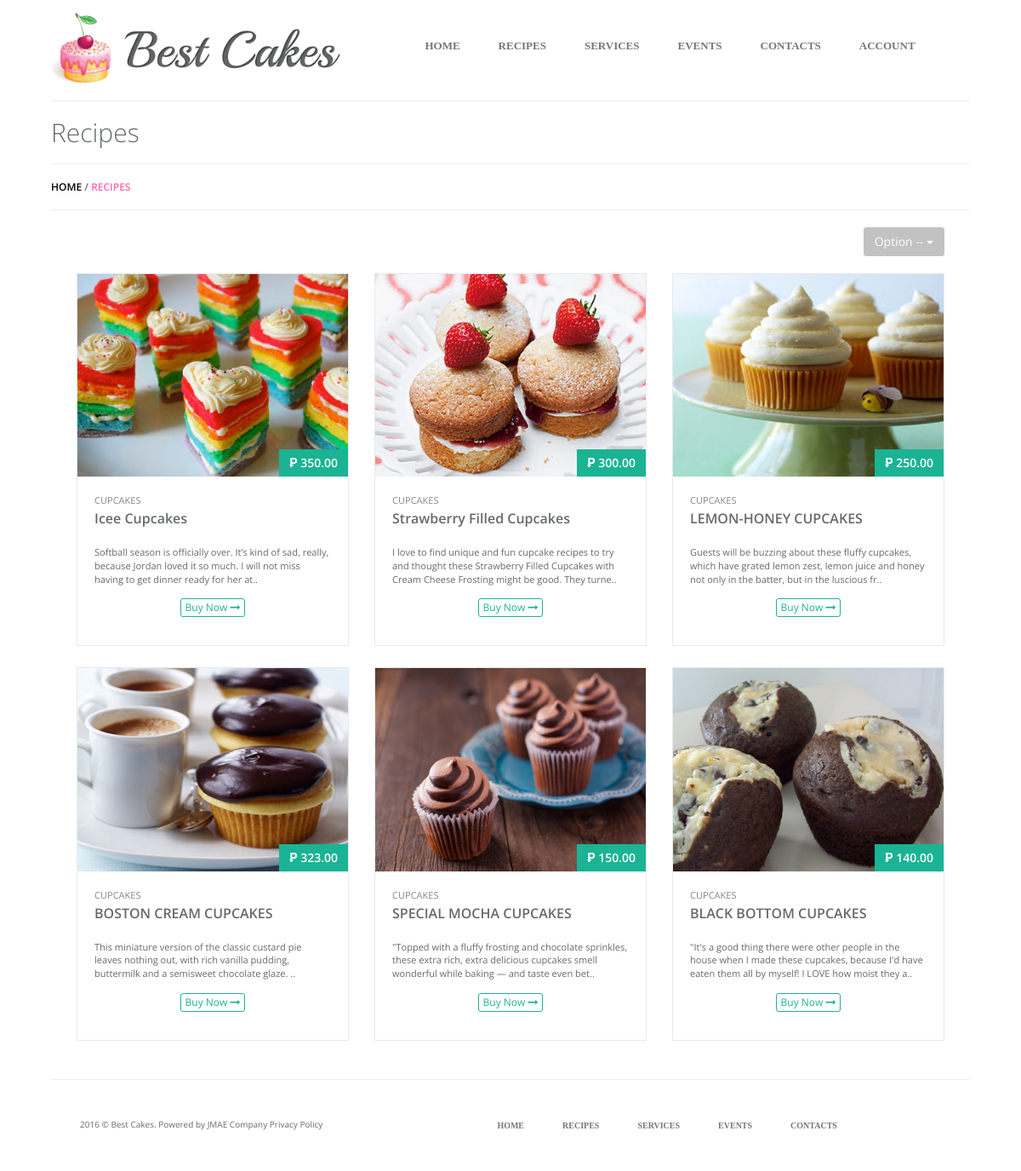
The app's page /index.php/recipes, older data.
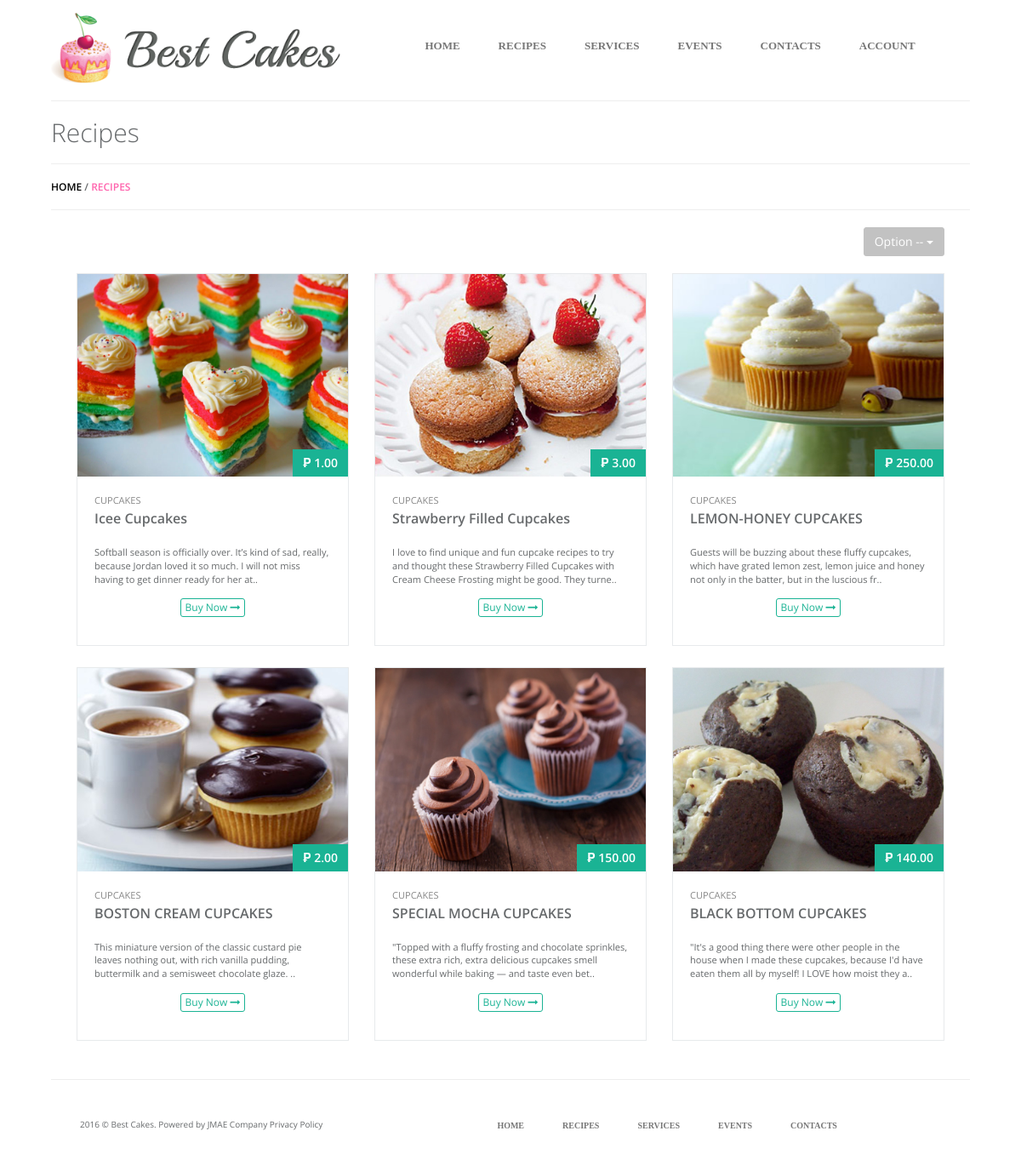
The same page, newer data.
### tables this page shows
CREATE TABLE `posted` (
  `NO` int(11) NOT NULL,
  `NAME` varchar(100) NOT NULL,
  `ACCOUNT_TYPE` varchar(20) NOT NULL,
  `TITLE` varchar(255) NOT NULL,
  `IMAGEURL` varchar(100) NOT NULL,
  `DESCRIPTION` varchar(5000) NOT NULL,
  `DATE` varchar(50) NOT NULL,
  `TEMPLATENAME` varchar(50) NOT NULL,
  `RECIPES` varchar(5000) NOT NULL,
  `COMMAND` varchar(50) NOT NULL,
  `PRICE` varchar(50) NOT NULL,
  `CATEGORIES` varchar(50) NOT NULL
);

### application/controllers/Recipes.php (called while the page is built, shortened)
<?php
class Recipes extends CI_Controller
{
	public function __construct()
    {
        $this->load->model('Users_model');
        $this->load->model('Postcontent_model');
        $this->load->model('Recipes_model');
    }
	public function index()
	{
		$this->option(null);
	}
	public function option($categ = null)
	{
		$selectname = "Option --";
		$details = array (
			'recipes_content'	=>	$this->Recipes_model->get_content($categ),
			'curpage'			=>	'recipes',
			'title'				=>	'Recipes',
			'selectname'		=> 	$selectname
		);
		$data['content'] = $this->load->view('user/recipes/template_recipes.php', $details, TRUE);
		$this->load->view('template.php', $data);
	}
}

### index.php (called while the page is built, shortened)
<?php
require_once BASEPATH.'core/CodeIgniter.php';

### application/models/Recipes_model.php (called while the page is built, shortened)
<?php
class Recipes_model extends CI_Model
{
	public $table 		 			= "posted";
	public $command 				= "COMMAND";
	public $templatename 			= "TEMPLATENAME";
	public $price					= "PRICE";
	public $title					= "TITLE";
	function get_content($categ){
		if ($categ == ""){
			$row = 	$this->db->where($this->templatename, 'DESIGN2')
							 ->where($this->command, 'SELL')
					 		 ->get($this->table);
			return $row->result();
		}else if($categ == "ascending"){
			$row = 	$this->db->where($this->templatename, 'DESIGN2')
							 ->where($this->command, 'SELL')
							 ->order_by($this->price,"ASC")
					 		 ->get($this->table);
			return $row->result();
		}else if($categ == "descending"){
			$row = 	$this->db->where($this->templatename, 'DESIGN2')
							 ->where($this->command, 'SELL')
							 ->order_by($this->price,"DESC")
					 		 ->get($this->table);
			return $row->result();
		}else if($categ == "alphabetical"){
			$row = 	$this->db->where($this->templatename, 'DESIGN2')
							 ->where($this->command, 'SELL')
							 ->order_by($this->title,"ASC")
					 		 ->get($this->table);
			return $row->result();
		}
	}
}

### application/views/user/recipes/template_recipes.php (the view, shortened to what this page needs)
<div>
    <h1>Recipes</h1>
</div>
<hr>
    <h5> <a href="<?php echo base_url();?>">HOME</a> / <span style="color: #FF65AE;">RECIPES</span> </span></a></h5>
<hr>
<div class="col-md-12">
    <div class="col-md-12 pad-bot">
    <div class="pull-right dropdown">
        <button class="btn btn-default dropdown-toggle" type="button" data-toggle="dropdown"><?php echo $selectname;?>
        <span class="caret"></span></button>
    </div>
    </div>
</div>
<div class="col-md-12">
<?php
    foreach ($recipes_content as $recipe) {
?>
        <div class="col-md-4">
            <div class="ibox">
                <div class="ibox-content product-box">
                    <div class="product-imitation no-pad">
                        <img src="<?php echo base_url(); ?>public/img/<?php echo $recipe->IMAGEURL;?>" class="img-responsive" />
                    </div>
                    <div class="product-desc">
                        <span class="product-price">
                            ₱ <?php echo $recipe->PRICE;?>
                        </span>
                        <small class="text-muted"><?php echo $recipe->CATEGORIES; ?></small>
                            <a class="product-name" href="<?php echo base_url(); ?>recipes/sell/<?php echo $recipe->NO; ?>"> <?php echo $recipe->TITLE;?></a>
                        <div class="small m-t-xs">
                            <?php
                            $desc = substr($recipe->DESCRIPTION, 0, 150);
                            $desc = explode("|", $desc);
                            foreach ($desc as $descrip) {
                            ?>
                                    <div class="pad-top-fiften"><?php echo $descrip; ?>..</div>
                            <?php
                                }
                            ?>
                        </div>
                        <div class="m-t text-righ text-center">
                            <form method="POST">
                                <?php if(!$this->session->userdata('log_sess')){ ?>
                                    <a  data-toggle="modal" data-target="#loginModal" class="btn btn-xs btn-outline btn-primary">Buy Now <i class="fa fa-long-arrow-right"></i></a>
                                <?php } ?>
                            </form>
                        </div>
                    </div>
                </div>
            </div>
        </div>
<?php
    }
?>
</div>

### application/views/template.php (shortened to what this page needs)
<html>
	<head>
		<?php $this->load->view("common/css/css_files_includes.php"); ?>
	</head>
	<body>
		<div class="container">
			<div class="panel panel-default" style="border-radius: 0px;border:0px;">
			  	<div class="panel-body">
			    	<div class="container-fluid">
	    				<?php
	    					$this->load->view('common/navtop_customer.php');
	    					if ($curpage == 'home')
	    					{
	    						$this->load->view('templatecontent.php');
	    					}
	    					else if ($curpage == 'recipes')
	    					{
	    						$this->load->view('user/recipes/template_recipes.php');
	    					}
	    					$this->load->view('templatefooter.php');
	    				?>
			    	</div>
			  	</div>
			</div>
		</div>
	</body>
</html>

### application/views/common/css/css_files_includes.php (shortened to what this page needs)
<link rel="stylesheet" href="<?php echo base_url();?>public/css/bootstrap.min.css"/>
<link href="<?php echo base_url();?>public/font-awesome/css/font-awesome.css" rel="stylesheet">
<link href="<?php echo base_url();?>public/css/animate.css" rel="stylesheet">
<link rel="stylesheet" href="<?php echo base_url();?>public/css/style.css">
<link rel="stylesheet" href="<?php echo base_url();?>public/css/style_user.css">
<link rel="stylesheet" href="<?php echo base_url();?>public/css/plugins/toastr/toastr.min.css">

### application/views/common/navtop_customer.php (shortened to what this page needs)
<div class="row">
	<div class="col-md-4">
		<center><a href="<?php echo base_url();?>"><img src="<?php echo base_url();?>public/img/cakes.png" class="img-responsive" /></a></center>
	</div>
	<div class="col-md-8" style="padding-top: 15px;">
		<div>
			<nav class="nav2 navbar navbar-default" style="background-color: #ffffff;font-size: 13px; font-family: PT Serif;">
				<div class="">
				  	<div class="text-center">
				        <ul class="nav navbar-nav" style="display: inline-block;">
				            <li class="text-center">
				                <a href="<?php echo base_url();?>" class="weightninehund">HOME</a>
				            </li>
				            <li class="text-center">
				                <a href="<?php echo base_url();?>recipes" class="weightninehund">RECIPES</a>
				            </li>
				            <li class="text-center">
				                <a href="<?php echo base_url();?>services" class="weightninehund">SERVICES</a>
				            </li>
				            <li class="text-center">
				                <a href="<?php echo base_url();?>events" class="weightninehund">EVENTS</a>
				            </li>
				            <li class="text-center">
				                <a href="<?php echo base_url();?>contacts" class="weightninehund">CONTACTS</a>
				            </li>
				            <li class="text-center">
				                <a href="#" class="weightninehund"  data-toggle="modal" data-target="#loginModal">ACCOUNT</a>
				            </li>
				        </ul>
					</div>
				</div>
			</nav>
		</div>
	</div>
</div>
<hr/>

### application/views/templatefooter.php (shortened to what this page needs)
<hr/>
<div class="pad-ten">
	<div class="row">
		<div class="col-md-4 pad-top-fiften text-center" style="font-size: 10px;">
			2016 © Best Cakes. Powered by JMAE Company Privacy Policy
		</div>
		<div class="col-md-8">
			<nav class="navbar navbar-default text-center" style="background-color: #ffffff;font-size: 10px; font-family: PT Serif; ">
				<ul class="nav navbar-nav" style="display: inline-block;">
					<li class="text-center"><a href="<?php echo base_url(); ?>">HOME</a></li>
					<li class="text-center"><a href="<?php echo base_url(); ?>recipes">RECIPES</a></li>
					<li class="text-center"><a href="<?php echo base_url(); ?>services">SERVICES</a></li>
					<li class="text-center"><a href="<?php echo base_url(); ?>events">EVENTS</a></li>
					<li class="text-center"><a href="<?php echo base_url(); ?>contacts">CONTACTS</a></li>
				</ul>
			</nav>
		</div>
	</div>
</div>

### public/css/style_user.css (style rules this page uses)
body { background-color: #ffffff; background-image: url('/design2/public/img/wooden.jpg'); }
a { color: black; }
.navbar .navbar-nav { display: inline-block; float: none; vertical-align: top; }
.weightninehund { font-weight: 900; }
.navbar-default { margin-bottom: 0px; border: 0px; }
.text-center { text-align: center; }
.form-control, .form-control:focus, .has-error .form-control:focus, .has-success .form-control:focus, .has-warning .form-control:focus, .navbar-collapse, .navbar-form, .navbar-form-custom .form-control:focus, .navbar-form-custom .form-control:hover, .open .btn.dropdown-toggle, .panel, .popover, .progress, .progress-bar { box-shadow: none; }
.pad-bot { padding-bottom: 20px; }
.pad-top-fiften { padding-top: 15px; }
.no-pad { padding: 0px; }
.pad-ten { padding: 10px; }

Row changes from the older to the newer data that the page shows:
changed posted "Icee Cupcakes": PRICE "350.00" → "1.00"
changed posted "Strawberry Filled Cupcakes": PRICE "300.00" → "3.00"
changed posted "BOSTON CREAM CUPCAKES": PRICE "323.00" → "2.00"
